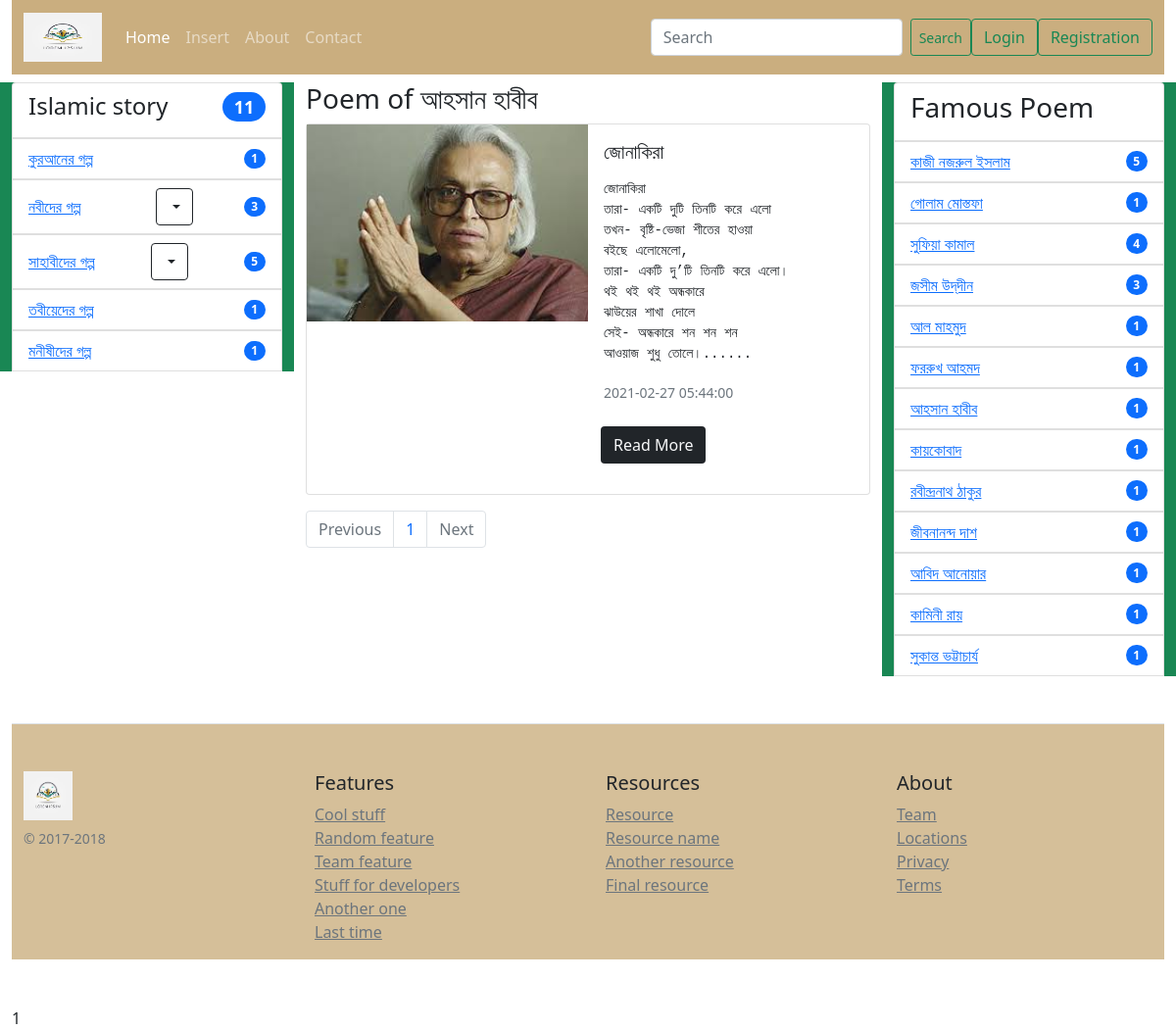
The app's page /famous.php?pcid=8 with its own data.
### tables this page shows
CREATE TABLE `poetpoem` (
  `id` int(11) NOT NULL,
  `pcid` int(10) NOT NULL,
  `title` varchar(200) NOT NULL,
  `details` varchar(1500) NOT NULL,
  `image` varchar(255) DEFAULT NULL,
  `created` timestamp NOT NULL DEFAULT current_timestamp(),
  `updated` timestamp NOT NULL DEFAULT current_timestamp() ON UPDATE current_timestamp()
);

CREATE TABLE `poetcata` (
  `id` int(11) NOT NULL,
  `name` varchar(100) NOT NULL,
  `created` timestamp NOT NULL DEFAULT current_timestamp(),
  `updated` timestamp NOT NULL DEFAULT current_timestamp() ON UPDATE current_timestamp()
);

### src/classes/Session.php (called while the page is built, shortened)
<?php
class Session{
    public static  function getSessionData($sessionName){
        if(self::checkSession($sessionName)) {
            return $_SESSION[$sessionName];
        }
        else
            return false;
}
    public static  function checkSession($sessionName){
        if(isset($_SESSION[$sessionName])) return true;
        else return false;
    }
}
?>

### famous.php (the view, shortened to what this page needs)
<?php
include "db.php";
?>
<?php
if(!isset($_GET['pcid'])){ die(); exit;}
else{
    $pcid = filter_var($_GET['pcid'],FILTER_VALIDATE_INT);
}
  ?>
<!DOCTYPE html>
<html lang="en">
<head>
    <link rel="stylesheet" href="assets/css/bootstrap.min.css">
</head>
<body>
<div class="container-fluid">
<?php  include("partial/navbar.php"); ?>
<div class="row align-items-start mt-2">
<div class="col-md-3 col-sm-12 bg-success ">
<div class="row">
  <div class="col-12 d-none  d-md-block d-lg-block col-md-12 ">
    <?php
    if (Session::getSessionData("loggedin")) {
      include("partial/left_yoursidebar.php");
      include("partial/left_sidebar.php");
    } else {
      include("partial/left_sidebar.php");
    }
    ?>
  </div>
    <?php
    if (Session::getSessionData("loggedin")) {
      include("partial/left_yoursidebar.php");
      include("partial/left_sidebar.php");
      include("partial/right_sidebar.php");
    } else {
      include("partial/left_sidebar.php");
      include("partial/right_sidebar.php");
    }
    ?>
</div>
</div>
    <div class="col-sm-12 col-md-6 col-lg-6">
     <?php
    $defaultpage = 1;
    $decrement =  $defaultpage -1 ;
    $increment =  $defaultpage +1 ;
     	$recordStart = ($decrement) * PAGE_SIZE;
       $pagi = "SELECT COUNT(*) AS total FROM poetpoem WHERE pcid=".$pcid." ";
       $allpagei = $conn->query($pagi);
       $allpageiCount = $allpagei->fetch_assoc();
       $totalPage = ceil($allpageiCount['total'] / PAGE_SIZE);
       $q = "SELECT poetpoem.*,poetcata.name  FROM `poetpoem`
                 inner join poetcata on poetpoem.pcid=poetcata.id
                 WHERE  poetpoem.pcid=".$pcid." order by poetpoem.created desc LIMIT " . $recordStart . "," . PAGE_SIZE . "";
       $n = "SELECT poetpoem.*,poetcata.name  FROM `poetpoem`
                 inner join poetcata on poetpoem.pcid=poetcata.id
                 WHERE  poetpoem.pcid=".$pcid." order by poetpoem.created desc LIMIT " . $recordStart . "," . PAGE_SIZE . "";
       $nameTweet = $conn->query($n);
       if ($nameTweet->num_rows > 0) {
         $tt = $nameTweet->fetch_assoc();
         echo '<h3>Poem of '.$tt["name"].'</h3>';
       }
    $allTweet = $conn->query($q);
     if ($allTweet->num_rows>0) {
   while ($row = $allTweet->fetch_assoc() ) {
  echo '<div class="card mb-3" style="max-width: 640px;">
  <div class="row g-0">
    <div class="col-md-6">
      <img class="w-100" src="poetimage/'.$row['image'].'" alt="...">
    </div>
    <div class="col-md-6">
      <div class="card-body">
        <h5 class="card-title">'.$row['title'].'</h5>
        <p class="card-text"><pre>'. mb_substr($row['details'], 0, 200) .'......</pre></p>
        <p class="card-text"><small class="text-muted">'.$row['created'].'</small></p>
      </div>
      <footer><a class="btn rounded-pill btn-sky mb-3" href="view.php?id='.$row['id'].'"><h3 class="btn bg-dark text-light">Read More </h3></a></footer>
    </div>
  </div>
</div>';
   }
     }
     ?>
 <nav aria-label="Page navigation example">
  <ul class="pagination">
						<?php
            if ($defaultpage <= 1) {
              echo '<li class="page-item disabled"><a class="page-link" href="">Previous</a></li>';
            }else{
              echo '<li class="page-item "><a class="page-link" href="'.$_SERVER['PHP_SELF'] .'?page='.$decrement.'&pcid='.$pcid.' ">Previous</a></li>';
            }
						for ($i = 1; $i <= $totalPage; $i++) {
							if (abs($defaultpage - $i) < 3) {
								if ($defaultpage == $i) {
                  echo '<li class="page-item"><a class="page-link active " href="'.$_SERVER['PHP_SELF'] .'?page='.$i.'&pcid='.$pcid.' ">' . $i . '</a></li>';
								} else {
                  echo '<li class="page-item"><a class="page-link" href="'.$_SERVER['PHP_SELF'] .'?page='.$i.'&pcid='.$pcid.' ">' . $i . '</a></li>';
								}
							}
						}
            if ($defaultpage ==$totalPage) {
              echo '<li class="page-item disabled"><a class="page-link" href="'.$_SERVER['PHP_SELF'] .'?page='.$increment.'&pcid='.$pcid.' ">Next</a></li>';
            }else{
              echo '<li class="page-item "><a class="page-link" href="'.$_SERVER['PHP_SELF'] .'?page='.$increment.'&pcid='.$pcid.' ">Next</a></li>';
            }
						?>
             </ul>
             </nav>
    </div>
    <div class="col-3 	d-none d-md-block d-lg-block bg-success">
    <?php include("partial/right_sidebar.php"); ?>
    </div>
    </div>
    <?php echo include "partial/footer.php"?>
</div>
</body>
</html>

### records on screen
poetpoem: pcid.name "আহসান হাবীব", image (picture), title "জোনাকিরা", details "জোনাকিরা তারা- একটি দুটি তিনটি করে এলো তখন- বৃষ্টি-ভেজা শীতের হাওয়া বইছে এলোমেলো, তারা- একটি দু’টি তিনটি করে এলো। থই থই থই অন্ধকারে ঝাউয়ের শাখা দোলে সেই- অন্ধকারে শন শন শন আওয়াজ শুধু তোলে।", created "2021-02-27 05:44:00"

### other values on screen
$total "11"
$cate['name'] "কুরআনের গল্প"
$cate['total'] "1"
$cate['name'] "নবীদের গল্প"
$cate['total'] "3"
$cate['name'] "সাহাবীদের গল্প"
$cate['total'] "5"
$cate['name'] "তবীয়েদের গল্প"
$cate['name'] "মনীষীদের গল্প"
$cate['name'] "কাজী নজরুল ইসলাম"
$cate['name'] "গোলাম মোস্তফা"
$cate['name'] "সুফিয়া কামাল"
$cate['total'] "4"
$cate['name'] "জসীম উদ্‌দীন"
$cate['name'] "আল মাহমুদ"
